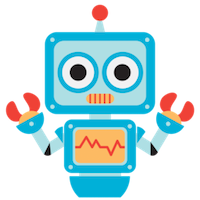
#> input picture pddlgym/pddlgym/rendering/assets/sar_robot.png, 200 x 200 px
$ python sar_render_from_string_grid.py   (older library calls are emulated)
#> lines starting #> are read from the running program, lines starting #| are printed output that depends on the picture
### pddlgym/pddlgym/rendering/utils.py
from matplotlib.offsetbox import OffsetImage, AnnotationBbox
from matplotlib.patches import RegularPolygon
from PIL import Image

import matplotlib.pyplot as plt
import numpy as np
import os

IM_SCALE = 0.25

def get_asset_path(asset_name):
    dir_path = os.path.dirname(os.path.realpath(__file__))
    asset_dir_path = os.path.join(dir_path, 'assets')
    return os.path.join(asset_dir_path, asset_name)

# [63 lines left out: functions fig2data, initialize_figure, render_from_layout, draw_token, not called in this run]


################################################################
# no margins

from skimage.transform import resize

# [12 lines left out: function render_from_layout_crisp, not called in this run]

### pddlgym/pddlgym/rendering/sar_render_from_string_grid.py
from .utils import get_asset_path, render_from_layout

import matplotlib.pyplot as plt
import numpy as np

NUM_OBJECTS = 4
ROBOT, PERSON, WALL, FIRE = range(NUM_OBJECTS)

TOKEN_IMAGES = {
    ROBOT : plt.imread(get_asset_path('sar_robot.png')),
    PERSON : plt.imread(get_asset_path('sar_person.png')),
    WALL : plt.imread(get_asset_path('sar_wall.png')),
    FIRE : plt.imread(get_asset_path('sar_fire.png')),
}
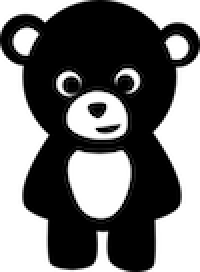
#> input picture pddlgym/pddlgym/rendering/assets/sar_person.png, 100 x 136 px (shown 2 times larger)
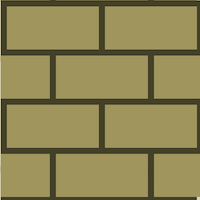
#> input picture pddlgym/pddlgym/rendering/assets/sar_wall.png, 200 x 200 px
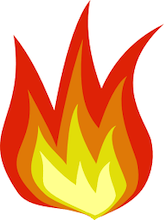
#> input picture pddlgym/pddlgym/rendering/assets/sar_fire.png, 164 x 220 px

def get_token_images(obs_cell):
    images = []
    for token in TOKEN_IMAGES:
        if obs_cell[token]:
            images.append(TOKEN_IMAGES[token])
    return images

def sar_render_from_string_grid(grid):
    layout = np.zeros((grid.shape[0], grid.shape[1], NUM_OBJECTS), dtype=bool)
    layout[grid == 'robot', ROBOT] = True
    layout[grid == 'person', PERSON] = True
    layout[grid == 'wall', WALL] = True
    layout[grid == 'fire', FIRE] = True
    return render_from_layout(layout, get_token_images, dpi=150)
